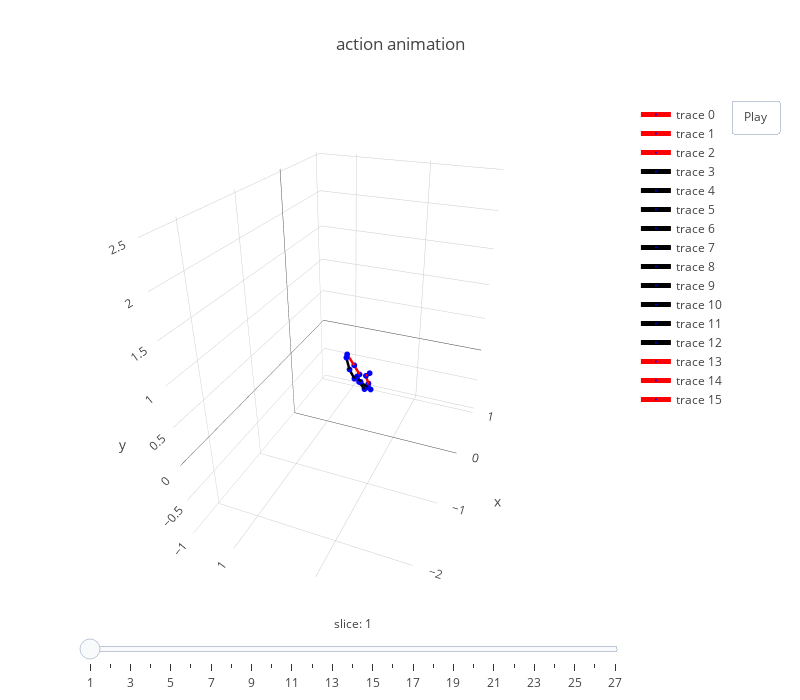

Notebook cell for this chart:
### Code cell
frames, layout = generate_frames_layout(pred_reproj[::10], 
                                        dataset.skeleton(), 
                                        human36m_kpts_name, 
                                        x_range = [xmin, xmax], 
                                        y_range = [ymin, ymax], 
                                        z_range = [zmin, zmax])
fig = dict(data=get_line_3d_segs(pred_reproj, 0, dataset.skeleton(), human36m_kpts_name), layout=layout, frames=frames)
plotly.offline.iplot(fig)

### Figure 1 — Plotly figure (JSON) as saved in the notebook; plotly's stock layout.template omitted (floating-point values rounded to 4 significant figures)
{"data": [{"line": {"color": "red", "width": 5}, "marker": {"color": "blue", "size": 2}, "text": ["RHip"], "type": "scatter3d", "uid": "1a4e0966-e36d-426d-9ad0-25c9aeec66a1", "x": [0.5288, 0.4813], "y": [-0.4617, -0.4749], "z": [1.285, 1.264]}, {"line": {"color": "red", "width": 5}, "marker": {"color": "blue", "size": 2}, "text": ["RKnee"], "type": "scatter3d", "uid": "fb1664e0-b305-4424-a36d-2737646c8293", "x": [0.2044, 0.5288], "y": [-0.11, -0.4617], "z": [1.332, 1.285]}, {"line": {"color": "red", "width": 5}, "marker": {"color": "blue", "size": 2}, "text": ["RAnkle"], "type": "scatter3d", "uid": "cc8ae0c2-e06e-4fbb-9b4e-82465c496889", "x": [-0.1199, 0.2044], "y": [0.2485, -0.11], "z": [1.363, 1.332]}, {"line": {"color": "black", "width": 5}, "marker": {"color": "blue", "size": 2}, "text": ["LHip"], "type": "scatter3d", "uid": "727aa6df-a236-45e8-b606-948f1cf7a31b", "x": [0.4338, 0.4813], "y": [-0.4882, -0.4749], "z": [1.242, 1.264]}, {"line": {"color": "black", "width": 5}, "marker": {"color": "blue", "size": 2}, "text": ["LKnee"], "type": "scatter3d", "uid": "baa4dcf1-0f1b-479a-8060-671097a7a298", "x": [0.118, 0.4338], "y": [-0.1363, -0.4882], "z": [1.297, 1.242]}, {"line": {"color": "black", "width": 5}, "marker": {"color": "blue", "size": 2}, "text": ["LAnkle"], "type": "scatter3d", "uid": "4f56a71a-b12b-4262-accc-63e29d64a710", "x": [-0.107, 0.118], "y": [0.1882, -0.1363], "z": [1.346, 1.297]}, {"line": {"color": "black", "width": 5}, "marker": {"color": "blue", "size": 2}, "text": ["Spine1"], "type": "scatter3d", "uid": "68605f11-acb3-4733-9534-48a12dab52fa", "x": [0.614, 0.4813], "y": [-0.6451, -0.4749], "z": [1.27, 1.264]}, {"line": {"color": "black", "width": 5}, "marker": {"color": "blue", "size": 2}, "text": ["Neck"], "type": "scatter3d", "uid": "b62508ce-d878-492b-8c2e-31e1f95139ec", "x": [0.7559, 0.614], "y": [-0.8181, -0.6451], "z": [1.328, 1.27]}, {"line": {"color": "black", "width": 5}, "marker": {"color": "blue", "size": 2}, "text": ["Head"], "type": "scatter3d", "uid": "3f76aa38-6633-43d4-97f3-f53fb4f1948b", "x": [0.7665, 0.7559], "y": [-0.8182, -0.8181], "z": [1.333, 1.328]}, {"line": {"color": "black", "width": 5}, "marker": {"color": "blue", "size": 2}, "text": ["Site"], "type": "scatter3d", "uid": "aebe9542-4a18-4ec3-b4b2-980bd1d82bfc", "x": [0.8074, 0.7665], "y": [-0.8783, -0.8182], "z": [1.36, 1.333]}, {"line": {"color": "black", "width": 5}, "marker": {"color": "blue", "size": 2}, "text": ["LShoulder"], "type": "scatter3d", "uid": "6aebd57e-08da-4a9c-95e6-327fda60c2da", "x": [0.6851, 0.7559], "y": [-0.8106, -0.8181], "z": [1.305, 1.328]}, {"line": {"color": "black", "width": 5}, "marker": {"color": "blue", "size": 2}, "text": ["LElbow"], "type": "scatter3d", "uid": "7474108b-96cf-49ef-8a07-66ab6cc91755", "x": [0.6422, 0.6851], "y": [-0.6728, -0.8106], "z": [1.234, 1.305]}, {"line": {"color": "black", "width": 5}, "marker": {"color": "blue", "size": 2}, "text": ["LWrist"], "type": "scatter3d", "uid": "faee9d55-beb4-425b-83db-152a902eea8d", "x": [0.7259, 0.6422], "y": [-0.7371, -0.6728], "z": [1.228, 1.234]}, {"line": {"color": "red", "width": 5}, "marker": {"color": "blue", "size": 2}, "text": ["RShoulder"], "type": "scatter3d", "uid": "a008c5ba-dbfd-44a6-a9da-ae4fcf08db4d", "x": [0.7895, 0.7559], "y": [-0.7674, -0.8181], "z": [1.328, 1.328]}, {"line": {"color": "red", "width": 5}, "marker": {"color": "blue", "size": 2}, "text": ["RElbow"], "type": "scatter3d", "uid": "c92c4496-6fbd-439f-a3f7-7383350d5c7a", "x": [0.8094, 0.7895], "y": [-0.6522, -0.7674], "z": [1.279, 1.328]}, {"line": {"color": "red", "width": 5}, "marker": {"color": "blue", "size": 2}, "text": ["RWrist"], "type": "scatter3d", "uid": "d3897c63-cfef-4b77-9169-9351fe39876c", "x": [0.7824, 0.8094], "y": [-0.5734, -0.6522], "z": [1.348, 1.279]}, {"line": {"color": "#1f77b4", "width": 1}, "marker": {"color": "#1f77b4", "size": 1}, "type": "scatter3d", "uid": "3ec92405-f4b7-4f36-a507-38df8828a3ff", "x": [], "y": [], "z": []}], "layout": {"autosize": false, "height": 700, "scene": {"aspectratio": {"x": 1.13, "y": 1.109, "z": 0.7615}, "camera": {"eye": {"x": -1.743, "y": 1.071, "z": 0.71}, "up": {"x": 0, "y": 1, "z": 0}}, "xaxis": {"range": [-2.526, 1.09]}, "yaxis": {"range": [-1.017, 2.531]}, "zaxis": {"range": [0.4645, 2.901]}}, "sliders": [{"currentvalue": {"font": {"size": 12}, "prefix": "slice: ", "visible": true, "xanchor": "center"}, "len": 1, "steps": [{"args": [["frame1"], {"frame": {"duration": 70, "redraw": true}, "mode": "immediate", "transition": {"duration": 0}}], "label": "1", "method": "animate"}, {"args": [["frame2"], {"frame": {"duration": 70, "redraw": true}, "mode": "immediate", "transition": {"duration": 0}}], "label": "2", "method": "animate"}, {"args": [["frame3"], {"frame": {"duration": 70, "redraw": true}, "mode": "immediate", "transition": {"duration": 0}}], "label": "3", "method": "animate"}, {"args": [["frame4"], {"frame": {"duration": 70, "redraw": true}, "mode": "immediate", "transition": {"duration": 0}}], "label": "4", "method": "animate"}, {"args": [["frame5"], {"frame": {"duration": 70, "redraw": true}, "mode": "immediate", "transition": {"duration": 0}}], "label": "5", "method": "animate"}, {"args": [["frame6"], {"frame": {"duration": 70, "redraw": true}, "mode": "immediate", "transition": {"duration": 0}}], "label": "6", "method": "animate"}, {"args": [["frame7"], {"frame": {"duration": 70, "redraw": true}, "mode": "immediate", "transition": {"duration": 0}}], "label": "7", "method": "animate"}, {"args": [["frame8"], {"frame": {"duration": 70, "redraw": true}, "mode": "immediate", "transition": {"duration": 0}}], "label": "8", "method": "animate"}, {"args": [["frame9"], {"frame": {"duration": 70, "redraw": true}, "mode": "immediate", "transition": {"duration": 0}}], "label": "9", "method": "animate"}, {"args": [["frame10"], {"frame": {"duration": 70, "redraw": true}, "mode": "immediate", "transition": {"duration": 0}}], "label": "10", "method": "animate"}, {"args": [["frame11"], {"frame": {"duration": 70, "redraw": true}, "mode": "immediate", "transition": {"duration": 0}}], "label": "11", "method": "animate"}, {"args": [["frame12"], {"frame": {"duration": 70, "redraw": true}, "mode": "immediate", "transition": {"duration": 0}}], "label": "12", "method": "animate"}, {"args": [["frame13"], {"frame": {"duration": 70, "redraw": true}, "mode": "immediate", "transition": {"duration": 0}}], "label": "13", "method": "animate"}, {"args": [["frame14"], {"frame": {"duration": 70, "redraw": true}, "mode": "immediate", "transition": {"duration": 0}}], "label": "14", "method": "animate"}, {"args": [["frame15"], {"frame": {"duration": 70, "redraw": true}, "mode": "immediate", "transition": {"duration": 0}}], "label": "15", "method": "animate"}, {"args": [["frame16"], {"frame": {"duration": 70, "redraw": true}, "mode": "immediate", "transition": {"duration": 0}}], "label": "16", "method": "animate"}, {"args": [["frame17"], {"frame": {"duration": 70, "redraw": true}, "mode": "immediate", "transition": {"duration": 0}}], "label": "17", "method": "animate"}, {"args": [["frame18"], {"frame": {"duration": 70, "redraw": true}, "mode": "immediate", "transition": {"duration": 0}}], "label": "18", "method": "animate"}, {"args": [["frame19"], {"frame": {"duration": 70, "redraw": true}, "mode": "immediate", "transition": {"duration": 0}}], "label": "19", "method": "animate"}, {"args": [["frame20"], {"frame": {"duration": 70, "redraw": true}, "mode": "immediate", "transition": {"duration": 0}}], "label": "20", "method": "animate"}, {"args": [["frame21"], {"frame": {"duration": 70, "redraw": true}, "mode": "immediate", "transition": {"duration": 0}}], "label": "21", "method": "animate"}, {"args": [["frame22"], {"frame": {"duration": 70, "redraw": true}, "mode": "immediate", "transition": {"duration": 0}}], "label": "22", "method": "animate"}, {"args": [["frame23"], {"frame": {"duration": 70, "redraw": true}, "mode": "immediate", "transition": {"duration": 0}}], "label": "23", "method": "animate"}, {"args": [["frame24"], {"frame": {"duration": 70, "redraw": true}, "mode": "immediate", "transition": {"duration": 0}}], "label": "24", "method": "animate"}, {"args": [["frame25"], {"frame": {"duration": 70, "redraw": true}, "mode": "immediate", "transition": {"duration": 0}}], "label": "25", "method": "animate"}, {"args": [["frame26"], {"frame": {"duration": 70, "redraw": true}, "mode": "immediate", "transition": {"duration": 0}}], "label": "26", "method": "animate"}, {"args": [["frame27"], {"frame": {"duration": 70, "redraw": true}, "mode": "immediate", "transition": {"duration": 0}}], "label": "27", "method": "animate"}], "transition": {"duration": 0}, "x": 0, "y": 0}], "title": {"text": "action animation"}, "updatemenus": [{"buttons": [{"args": [null], "label": "Play", "method": "animate"}], "pad": {"r": 10, "t": 0}, "showactive": false, "type": "buttons", "x": 1.3, "xanchor": "right", "y": 1, "yanchor": "top"}], "width": 800}}
